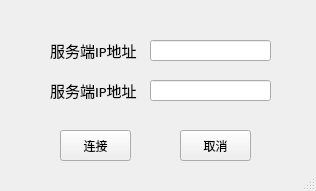
<?xml version="1.0" encoding="UTF-8"?>
<ui version="4.0">
 <class>newhost</class>
 <widget class="QMainWindow" name="newhost">
  <property name="geometry">
   <rect>
    <x>0</x>
    <y>0</y>
    <width>316</width>
    <height>191</height>
   </rect>
  </property>
  <property name="sizePolicy">
   <sizepolicy hsizetype="Fixed" vsizetype="Fixed">
    <horstretch>0</horstretch>
    <verstretch>0</verstretch>
   </sizepolicy>
  </property>
  <property name="windowTitle">
   <string>连接新服务端</string>
  </property>
  <widget class="QWidget" name="centralwidget">
   <widget class="QLabel" name="label">
    <property name="geometry">
     <rect>
      <x>50</x>
      <y>40</y>
      <width>101</width>
      <height>21</height>
     </rect>
    </property>
    <property name="font">
     <font>
      <family>Calibri</family>
      <pointsize>11</pointsize>
     </font>
    </property>
    <property name="text">
     <string>服务端IP地址</string>
    </property>
   </widget>
   <widget class="QLineEdit" name="le_hostIPAddr">
    <property name="geometry">
     <rect>
      <x>150</x>
      <y>40</y>
      <width>121</width>
      <height>21</height>
     </rect>
    </property>
    <property name="font">
     <font>
      <family>Calibri</family>
      <pointsize>11</pointsize>
     </font>
    </property>
   </widget>
   <widget class="QLineEdit" name="le_hostPWD">
    <property name="geometry">
     <rect>
      <x>150</x>
      <y>80</y>
      <width>121</width>
      <height>21</height>
     </rect>
    </property>
    <property name="font">
     <font>
      <family>Calibri</family>
      <pointsize>11</pointsize>
     </font>
    </property>
    <property name="text">
     <string/>
    </property>
   </widget>
   <widget class="QLabel" name="label_2">
    <property name="geometry">
     <rect>
      <x>50</x>
      <y>80</y>
      <width>101</width>
      <height>21</height>
     </rect>
    </property>
    <property name="font">
     <font>
      <family>Calibri</family>
      <pointsize>11</pointsize>
     </font>
    </property>
    <property name="text">
     <string>服务端IP地址</string>
    </property>
   </widget>
   <widget class="QPushButton" name="btn_connect">
    <property name="geometry">
     <rect>
      <x>60</x>
      <y>130</y>
      <width>71</width>
      <height>31</height>
     </rect>
    </property>
    <property name="text">
     <string>连接</string>
    </property>
   </widget>
   <widget class="QPushButton" name="btn_cancel">
    <property name="geometry">
     <rect>
      <x>180</x>
      <y>130</y>
      <width>71</width>
      <height>31</height>
     </rect>
    </property>
    <property name="text">
     <string>取消</string>
    </property>
   </widget>
  </widget>
  <widget class="QStatusBar" name="statusbar"/>
 </widget>
 <resources/>
 <connections/>
</ui>
